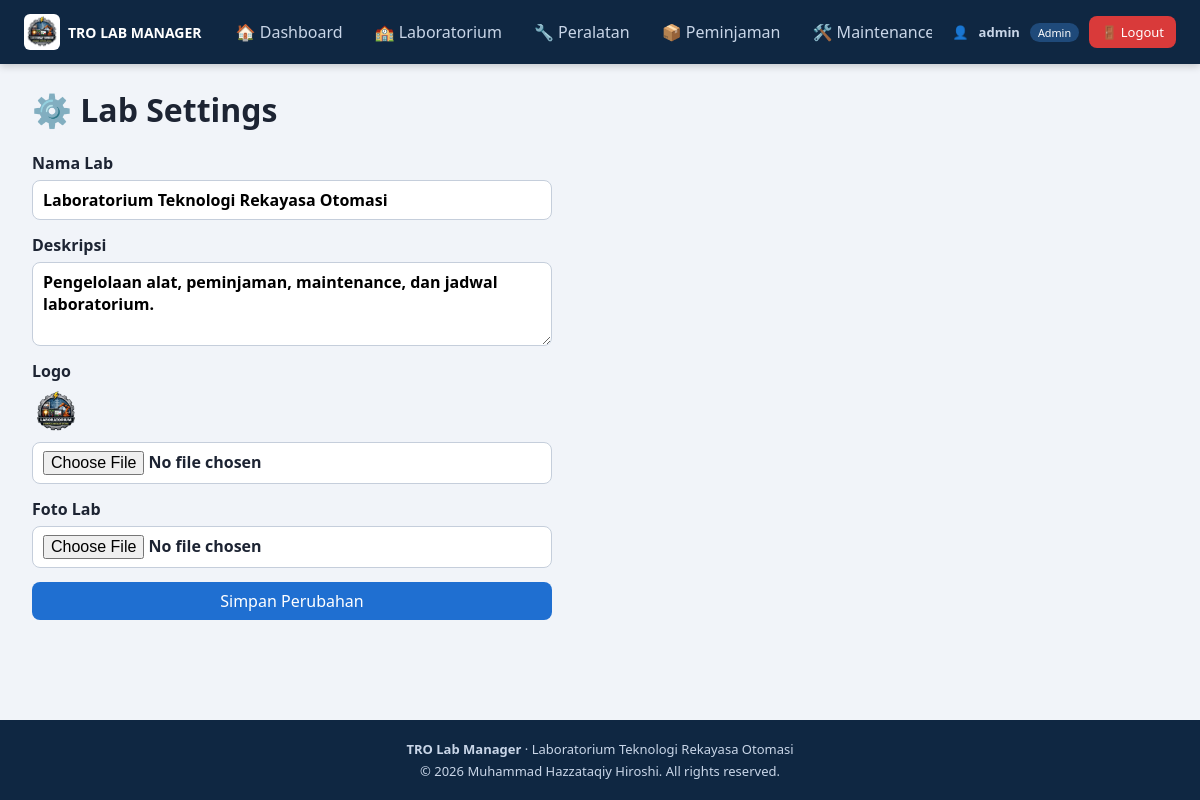
The app's page /settings (signed in) with its own data.
### tables this page shows
CREATE TABLE settings(key TEXT PRIMARY KEY, value TEXT);

### BACKEND/app.py (the view, shortened to what this page needs)
@app.route("/settings", methods=["GET", "POST"])
def settings():
    return render_template("settings.html")

### BACKEND/app.py (called while the page is built)
def db():
    if "db" not in g:
        g.db = sqlite3.connect(DB)
        g.db.row_factory = sqlite3.Row
    return g.db

def q(sql, args=(), one=False):
    rows = db().execute(sql, args).fetchall()
    return (rows[0] if rows else None) if one else rows

def is_admin():
    return session.get("role") == "Admin"

@app.context_processor
def inject_settings():
    return {"S": {r["key"]: r["value"] for r in q("SELECT * FROM settings")}}

@app.before_request
def require_login():
    ep = request.endpoint
    if ep in ("login", "register", "static"):
        return
    if not session.get("user"):
        return redirect(url_for("login"))
    if ep in ADMIN_ONLY and not is_admin():
        flash("Akses ditolak: aksi ini hanya untuk Admin.", "err")
        return redirect(url_for("dashboard"))

### FRONTEND/templates/settings.html
{% extends "base.html" %}{% block content %}
<h1>⚙️ Lab Settings</h1>
<form class="stack" method="post" enctype="multipart/form-data">
  <label>Nama Lab<input name="nama_lab" value="{{ S.nama_lab }}"></label>
  <label>Deskripsi<textarea name="deskripsi" rows="3">{{ S.deskripsi }}</textarea></label>
  <label>Logo {% if S.logo %}<img class="thumb" src="{{ url_for('static', filename='uploads/' + S.logo) }}">{% endif %}<input type="file" name="logo" accept="image/*"></label>
  <label>Foto Lab {% if S.foto_lab %}<img class="thumb" src="{{ url_for('static', filename='uploads/' + S.foto_lab) }}">{% endif %}<input type="file" name="foto_lab" accept="image/*"></label>
  <button>Simpan Perubahan</button>
</form>{% endblock %}

### FRONTEND/templates/base.html (shortened to what this page needs)
<!DOCTYPE html>
<html lang="id"><head><meta charset="UTF-8"><meta name="viewport" content="width=device-width,initial-scale=1">
<link rel="stylesheet" href="{{ url_for('static', filename='style.css') }}"></head>
<body>
<header class="topbar">
  <div class="brand">
    {% if S.logo %}<img src="{{ url_for('static', filename='uploads/' + S.logo) }}" alt="logo">{% else %}<span class="ico">🤖</span>{% endif %}
    <b>TRO LAB MANAGER</b>
  </div>
  <nav>
    {% for ep, label, adm in [('dashboard','🏠 Dashboard',false),('labs','🏫 Laboratorium',false),('equipment','🔧 Peralatan',false),('borrowing','📦 Peminjaman',false),('maintenance','🛠️ Maintenance',false),('schedule','📅 Jadwal',false),('settings','⚙️ Settings',true)] %}
    {% if session.role == 'Admin' or not adm %}
    <a href="{{ url_for(ep) }}" class="{{ 'on' if request.endpoint == ep }}">{{ label }}</a>
    {% endif %}
    {% endfor %}
  </nav>
  <div class="userbox">
    👤 <b>{{ session.user }}</b> <small>{{ session.role }}</small>
    <a class="logout" href="{{ url_for('logout') }}" onclick="return confirm('Yakin ingin logout?')">🚪 Logout</a>
  </div>
</header>
<main>
  {% block content %}{% endblock %}
</main>
<footer class="footer">
  <b>TRO Lab Manager</b> · {{ S.nama_lab }}<br>
  © <span id="yr">2026</span> Muhammad Hazzataqiy Hiroshi. All rights reserved.
</footer>
</body></html>

### FRONTEND/static/style.css (style rules this page uses)
* { box-sizing:border-box }
body { margin:0;font-family:Segoe UI,Arial,sans-serif;background:#f1f4f9;color:#1d2433;display:flex;flex-direction:column;min-height:100vh }
.topbar { background:#0f2742;color:#fff;display:flex;align-items:center;gap:20px;padding:0 24px;min-height:64px;position:sticky;top:0;z-index:10;box-shadow:0 2px 8px #0003 }
.brand { display:flex;align-items:center;gap:8px;font-size:14px;white-space:nowrap }
.brand img { width:36px;height:36px;object-fit:contain;border-radius:6px;background:#fff }
.topbar nav { display:flex;gap:4px;flex:1;overflow-x:auto }
.topbar nav a { color:#c9d6e8;text-decoration:none;padding:10px 14px;border-radius:8px;white-space:nowrap }
.userbox { display:flex;align-items:center;gap:10px;font-size:13px;color:#c9d6e8;white-space:nowrap }
.userbox small { background:#1f4a7a;color:#fff;padding:2px 8px;border-radius:10px }
.userbox a.logout { background:#d93a3a;color:#fff;padding:7px 12px;border-radius:8px;text-decoration:none }
main { flex:1;width:100%;max-width:1280px;margin:0 auto;padding:24px 32px }
h1 { margin-top:0 }
.footer { background:#0f2742;color:#c9d6e8;text-align:center;padding:18px 24px;font-size:13px;line-height:1.7 }
.thumb { width:48px;height:48px;object-fit:cover;border-radius:6px;vertical-align:middle }
input,select,textarea,button { font:inherit;padding:8px 10px;border:1px solid #c5cedb;border-radius:8px;background:#fff }
button { background:#1f6fd1;color:#fff;border:0;cursor:pointer }
.stack { display:flex;flex-direction:column;gap:14px;max-width:520px }
.stack label { display:flex;flex-direction:column;gap:6px;font-weight:600 }

### records on screen
settings: value (picture)
settings: nama_lab "Laboratorium Teknologi Rekayasa Otomasi"
settings: deskripsi "Pengelolaan alat, peminjaman, maintenance, dan jadwal laboratorium."

### other values on screen
{{ label }} "🏠 Dashboard" "🏫 Laboratorium" "🔧 Peralatan" "📦 Peminjaman" "🛠️…"
{{ session.user }} "admin"
{{ session.role }} "Admin"
